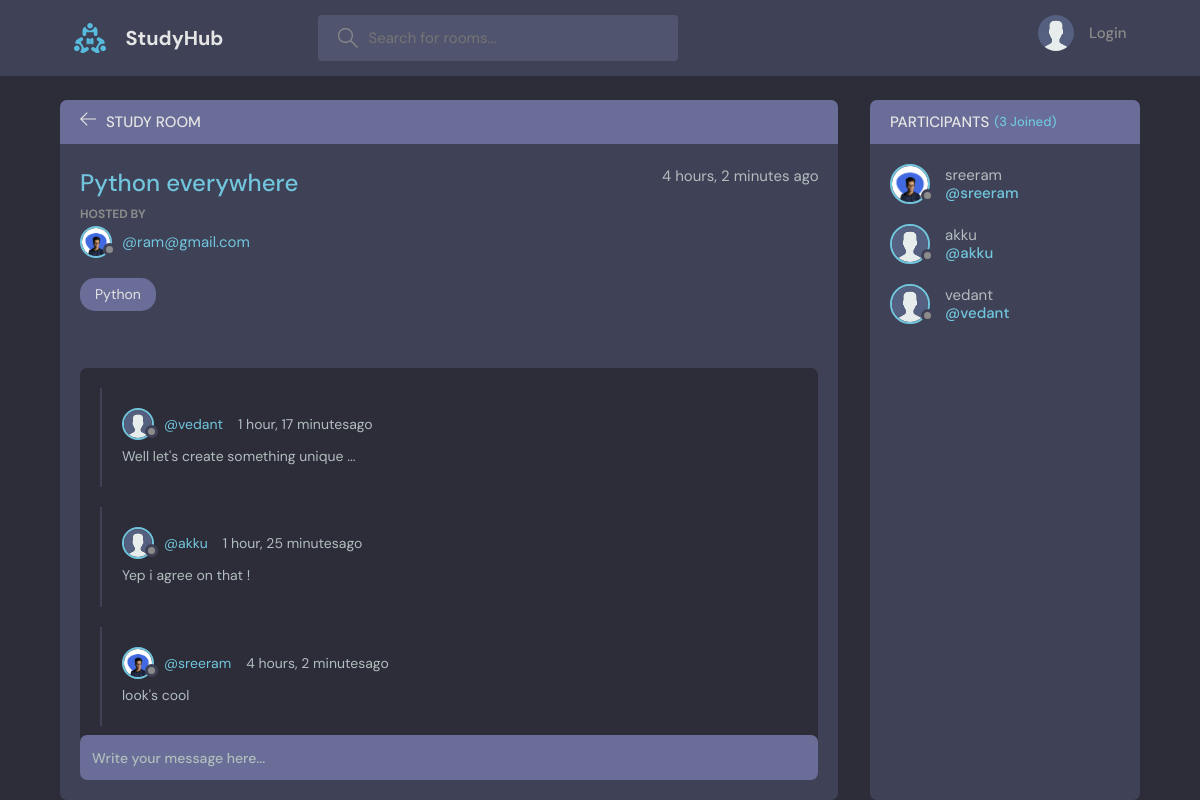
The page /room/1/ on the database its author committed.
### base/models.py (models this page shows, shortened)
class Room(models.Model):
    host = models.ForeignKey(User,on_delete=models.SET_NULL,null=True)
    topic = models.ForeignKey(Topic,on_delete=models.SET_NULL,null=True)
    name = models.CharField(max_length=200)
    participants = models.ManyToManyField(User,related_name="participants",blank= True)
    description = models.TextField(null=True,blank=True,max_length=500)
    updated = models.DateTimeField(auto_now=True)
    created = models.DateTimeField(auto_now_add =True)
    class Meta:
        ordering = ['-updated','-created']

class User(AbstractUser):
    name = models.CharField(max_length=200,null=True)
    email = models.EmailField(null=True,unique=True)
    bio = models.TextField(null=True)
    avatar = models.ImageField(null=True,default='avatar.svg')
    USERNAME_FIELD = 'email'
    REQUIRED_FIELDS = []

class Topic(models.Model):
    name = models.CharField(max_length=200)
    def __str__(self):
        return self.name

class Messages(models.Model):
    user = models.ForeignKey(User,on_delete=models.CASCADE)
    room = models.ForeignKey(Room,on_delete=models.CASCADE)
    body = models.TextField()
    updated = models.DateTimeField(auto_now = True)
    created = models.DateTimeField(auto_now_add = True)
    class Meta:
        ordering = ['-updated','-created']

### base/views.py (the view, shortened to what this page needs)
# urls.py: path('room/<str:pk>/',views.room,name="room"),
def room(request,pk):
    room = Room.objects.get(id = pk)
    room_messages = room.messages_set.all()
    participants = room.participants.all()
    context = {'room':room,'room_messages':room_messages,'participants':participants}
    return render(request,"base/room.html",context)

### base/templates/base/room.html (shortened to what this page needs)
{% extends 'main.html' %}
{% block content %}
    <main class="profile-page layout layout--2">
      <div class="container">
        <div class="room">
          <div class="room__top">
            <div class="room__topLeft">
              <a href="{% url 'home' %}">
                <svg version="1.1" xmlns="http://www.w3.org/2000/svg" width="32" height="32" viewBox="0 0 32 32">
                  <title>arrow-left</title>
                  <path
                    d="M13.723 2.286l-13.723 13.714 13.719 13.714 1.616-1.611-10.96-10.96h27.625v-2.286h-27.625l10.965-10.965-1.616-1.607z"
                  ></path>
                </svg>
              </a>
              <h3>Study Room</h3>
            </div>
          </div>
          <div class="room__box scroll">
            <div class="room__header scroll">
              <div class="room__info">
                <h3>{{room.name}}</h3>
                <span>{{ room.created|timesince }} ago</span>
              </div>
              <div class="room__hosted">
                <p>Hosted By</p>
                <a href="{% url 'user-profile' room.host.id %}" class="room__author">
                  <div class="avatar avatar--small">
                    <img src="{{room.host.avatar.url}}" />
                  </div>
                  <span>@{{ room.host }}</span>
                </a>
              </div>
              <span class="room__topics">{{ room.topic }}</span>
            </div>
            <div class="room__conversation">
              <div class="threads scroll">
                {% for message in room_messages %}
                <div class="thread">
                  <div class="thread__top">
                    <div class="thread__author">
                      <a href="{% url 'user-profile' message.user.id %}" class="thread__authorInfo">
                        <div class="avatar avatar--small">
                          <img src="{{message.user.avatar.url}}" />
                        </div>
                        <span>@{{message.user.username }}</span>
                      </a>
                      <span class="thread__date">{{ message.created|timesince }}ago</span>
                    </div>
                  </div>
                  <div class="thread__details">
                    {{ message.body }}
                  </div>
                </div>
                {% endfor %}
              </div>
            </div>
          </div>
          <div class="room__message">
            <form action="" method="post">
              <input name="body" placeholder="Write your message here..." />
            </form>
          </div>
        </div>
        <div class="participants">
          <h3 class="participants__top">Participants <span>({{ participants.count }} Joined)</span></h3>
          <div class="participants__list scroll">
            {% for participant in participants %}
            <a href="{% url 'user-profile' participant.id%}" class="participant">
              <div class="avatar avatar--medium">
                <img src="{{participant.avatar.url}}" />
              </div>
              <p>
                {{ participant.username }}
                <span>@{{ participant.username }}</span>
              </p>
            </a>
            {% endfor %}
          </div>
        </div>
      </div>
    </main>
  </body>
</html>
{% endblock %}

### rows shown on the page
Room: name "Python everywhere", created "4 hours, 2 minutes", host.avatar (picture), host "ram@gmail.com", topic "Python"
Messages: user.avatar (placeholder picture), user.username "vedant", created "1 hour, 17 minutes", body "Well let's create something unique ..."
Messages: user.avatar (placeholder picture), user.username "akku", created "1 hour, 25 minutes", body "Yep i agree on that !"
Messages: user.avatar (picture), user.username "sreeram", created "4 hours, 2 minutes", body "look's cool"
User: avatar (picture), username "sreeram"
User: avatar (placeholder picture), username "akku"
User: avatar (placeholder picture), username "vedant"

### other values the page prints
{{ participants.count }} "3"
